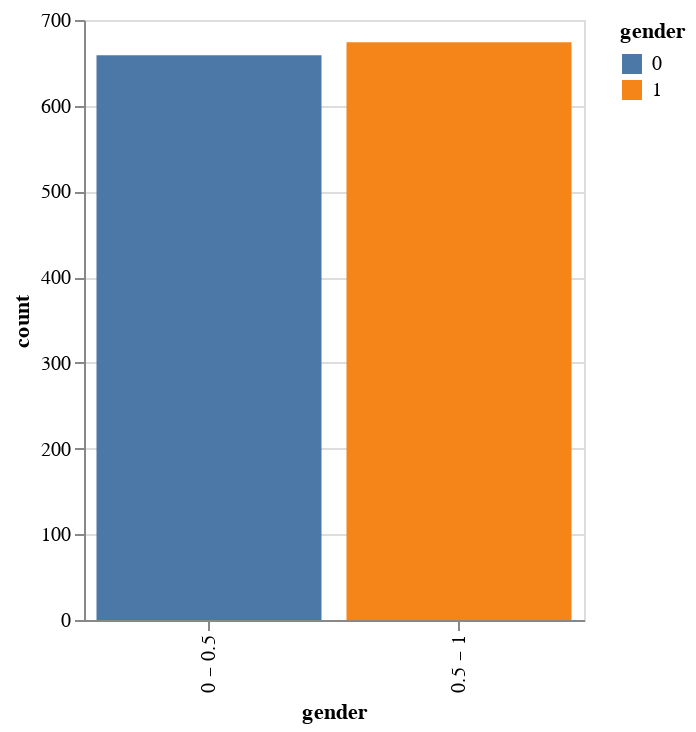

This figure's notebook cell:
### Markdown cell above
#### K) What is the distribution of gender? What is the distribution on smoker? What is the distribution on region? Comment these distributions.

### Code cell
gender_hist = (
    alt.Chart(df)
    .mark_bar()
    .encode(
        x=alt.X("gender:N", axis=alt.Axis(title="gender"), bin=alt.Bin(maxbins=2)),
        y=alt.Y("count()", axis=alt.Axis(title="count")),
        color="gender:N",
    )
    .properties(width=250)
)

gender_hist

### Figure 1 — Vega-Lite specification as saved in the notebook (floating-point values rounded to 4 significant figures; data arrays with more than 128 entries replaced by an {"elided": "..."} marker saying what was removed)
{"config": {"view": {"continuousWidth": 300, "continuousHeight": 300}}, "data": {"name": "data-8f66174cfbfb7f5d7872bfc07b0a86b3"}, "mark": {"type": "bar"}, "encoding": {"color": {"field": "gender", "type": "nominal"}, "x": {"axis": {"title": "gender"}, "bin": {"maxbins": 2}, "field": "gender", "type": "nominal"}, "y": {"aggregate": "count", "axis": {"title": "count"}, "type": "quantitative"}}, "width": 250, "$schema": "https://vega.github.io/schema/vega-lite/v5.20.1.json", "datasets": {"data-8f66174cfbfb7f5d7872bfc07b0a86b3": {"elided": "1333 records"}}}
